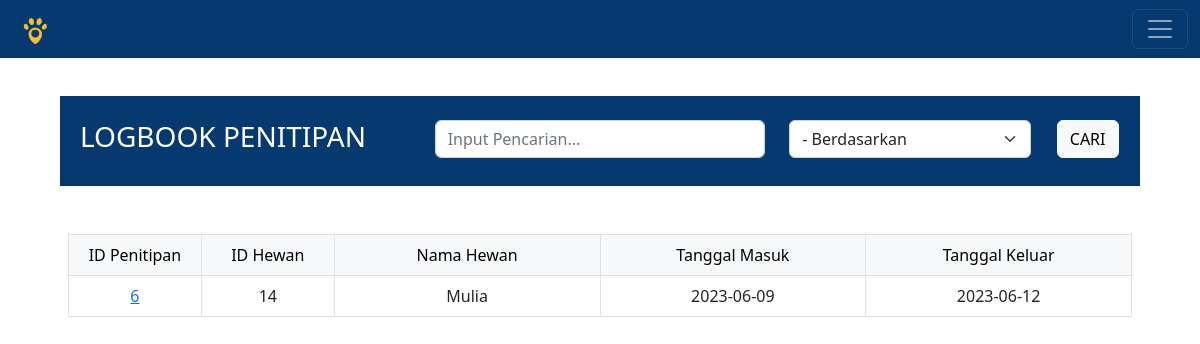
Before: /logbook_penitipan.php with the older database file.
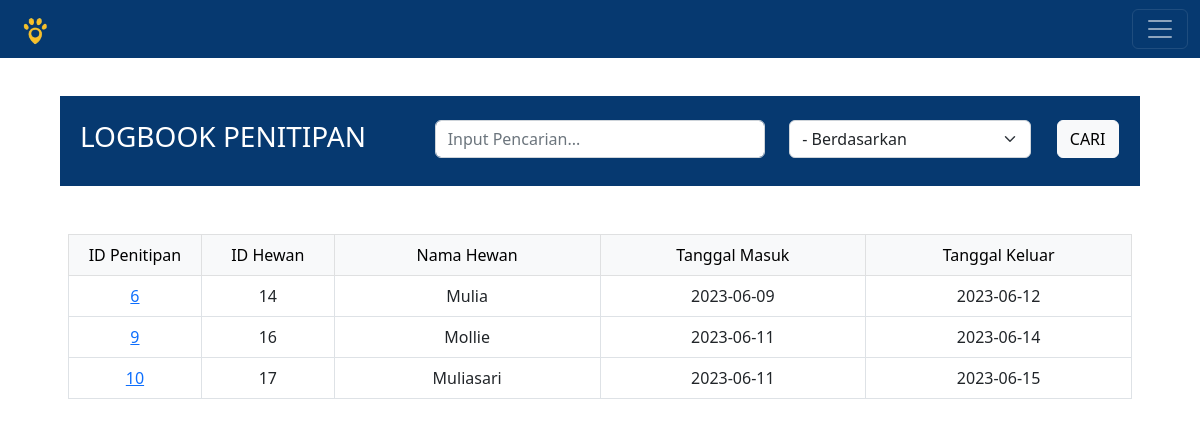
After: the same page with the newer database file.
### tables this page shows
CREATE TABLE `data_penitipan` (
  `id_penitipan` int(11) NOT NULL,
  `id_hewan` int(11) NOT NULL,
  `tanggal_masuk` date NOT NULL,
  `tanggal_keluar` date NOT NULL
);

CREATE TABLE `hewan` (
  `id_hewan` int(11) NOT NULL,
  `nama_hewan` varchar(30) NOT NULL,
  `nama_pemilik` varchar(30) NOT NULL,
  `alamat` varchar(30) NOT NULL,
  `no_wa_pemilik` varchar(20) NOT NULL,
  `umur` varchar(30) NOT NULL,
  `spesies` varchar(20) NOT NULL,
  `ras` varchar(20) NOT NULL,
  `warna` varchar(20) NOT NULL,
  `berat` varchar(30) NOT NULL,
  `jenis_kelamin` varchar(6) NOT NULL,
  `tanda_khusus` varchar(20) NOT NULL
);

### logbook_penitipan.php (the view, shortened to what this page needs)
<?php
	include 'koneksi.php';
?>
<!DOCTYPE html>
<html>
<head>
	<link href="https://cdn.jsdelivr.net/npm/bootstrap@5.2.2/dist/css/bootstrap.min.css" rel="stylesheet">
</head>
<body>
	<nav class="navbar navbar-dark fixed-top" style="background-color:#063970">
  	<div class="container-fluid">
  	  <a class="navbar-brand"><img src="Images/logo.png" style="height:30px" alt="BAROKAH 2"></a>
  	  <button class="navbar-toggler" type="button" data-bs-toggle="offcanvas" data-bs-target="#offcanvasRight" aria-controls="offcanvasRight">
  	  	<span class="navbar-toggler-icon"></span>
  	  </button>
  	</div>
	</nav>
	<center class="my-5 pt-5">
		<div style="width:90%; background-color:#063970;" class="py-4 px-2">
			<form method="GET" action="logbook_penitipan.php" style="width: 100%;" class="row">
				<div style="color:white; text-align:left;" class="col-4">
					<h3>LOGBOOK PENITIPAN</h3>
				</div>
				<div class="col-4">
					<input class="form-control" type="text" name="search" placeholder="Input Pencarian...">
				</div>
				<div class="col-3">
					<select class="form-select" name="by">
						<option value='0' selected>- Berdasarkan</option>
					</select>
				</div>
				<div class="col-1">
					<button class="btn btn-light" type="submit" name="submit" value="1">CARI</button>
				</div>
			</form>
		</div>
		<?php
			if(!empty($_GET['submit'])){
				$search	= $_GET['search'];
				$by	= $_GET['by'];
			}
			else $by = '0';
			if($by=='0')
				$sqlSearch="SELECT * FROM data_penitipan";
			elseif($by=='1')
				$sqlSearch="SELECT * FROM data_penitipan WHERE id_penitipan='$search'";
			elseif($by=='2')
				$sqlSearch="SELECT * FROM data_penitipan WHERE id_hewan='$search'";
			elseif($by=='3')
				$sqlSearch="SELECT * FROM data_penitipan WHERE tanggal_masuk='$search'";
			elseif($by=='4')
				$sqlSearch="SELECT * FROM data_penitipan WHERE tanggal_keluar='$search'";
			$query1=mysqli_query($connect,$sqlSearch);
		?>
		<div style="width:90%;" class="px-2 mt-5">
			<table class="table table-bordered" style="text-align:center;">
				<thead class="table-light">
					<tr>
						<td class="col-1">ID Penitipan</td>
						<td class="col-1">ID Hewan</td>
						<td class="col-2">Nama Hewan</td>
						<td class="col-2">Tanggal Masuk</td>
						<td class="col-2">Tanggal Keluar</td>
					</tr>
				</thead>
				<tbody>
					<?php while($data1=mysqli_fetch_array($query1)) { ?>
					<tr>
						<td><a href="data_penitipan.php?id_hewan=<?=$data1['id_hewan'];?>&id_penitipan=<?=$data1['id_penitipan'];?>&message=lihat"><?= $data1['id_penitipan'];?></a></td>
						<td> <?php echo $data1['id_hewan']; ?> </td>
						<td>
							<?php
							$query2=mysqli_query($connect,"SELECT nama_hewan FROM hewan WHERE id_hewan=$data1[id_hewan]");
							$data2=mysqli_fetch_array($query2);
							echo $data2['nama_hewan'];
							?>
						</td>
						<td> <?php echo $data1['tanggal_masuk']; ?> </td>
						<td> <?php echo $data1['tanggal_keluar']; ?> </td>
					</tr>
					<?php }
					?>
				</tbody>
			</table>
		</div>
	</center>
</body>
</html>

Changed rows visible on the page:
added data_penitipan: id_penitipan "9", id_hewan "16", id_hewan.nama_hewan "Mollie", tanggal_masuk "2023-06-11", tanggal_keluar "2023-06-14"
added data_penitipan: id_penitipan "10", id_hewan "17", id_hewan.nama_hewan "Muliasari", tanggal_masuk "2023-06-11", tanggal_keluar "2023-06-15"
